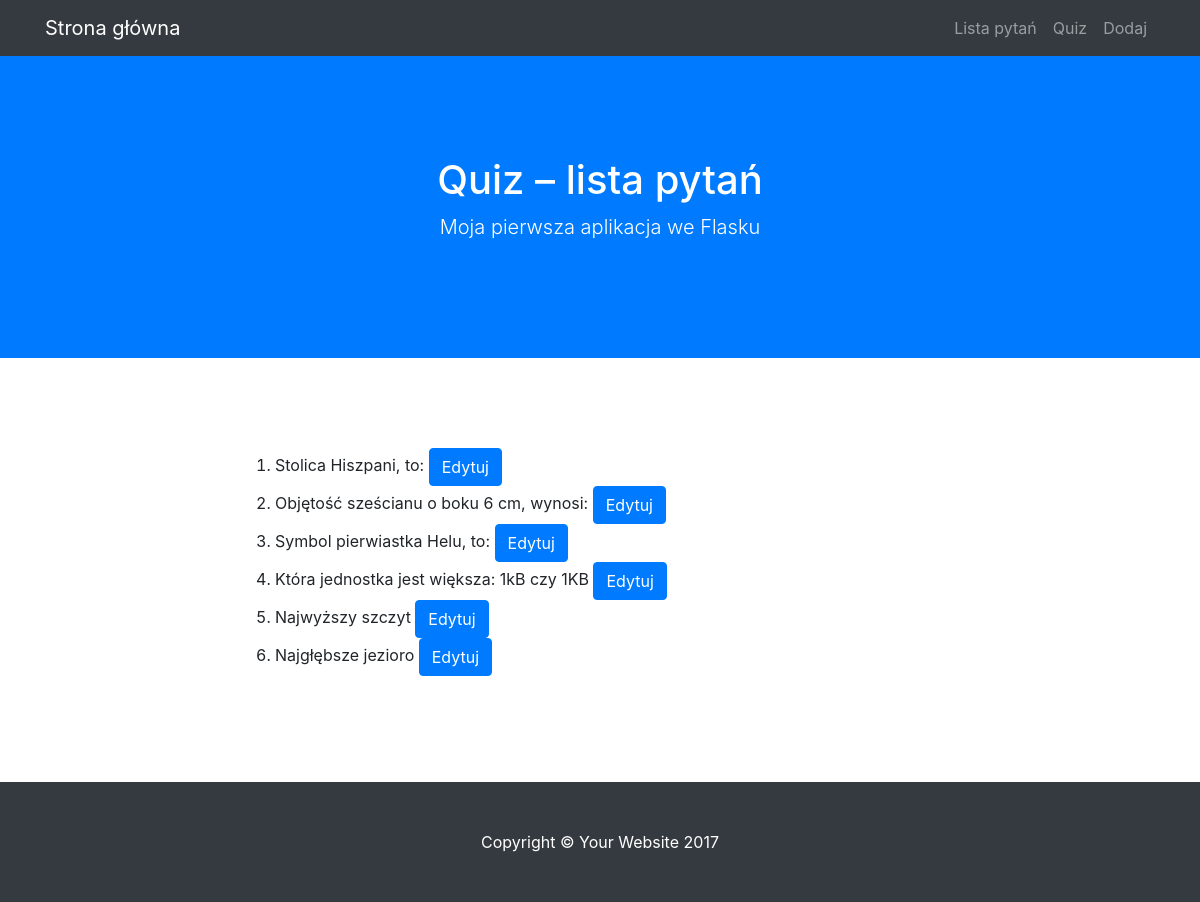
The app's page /lista, older data.
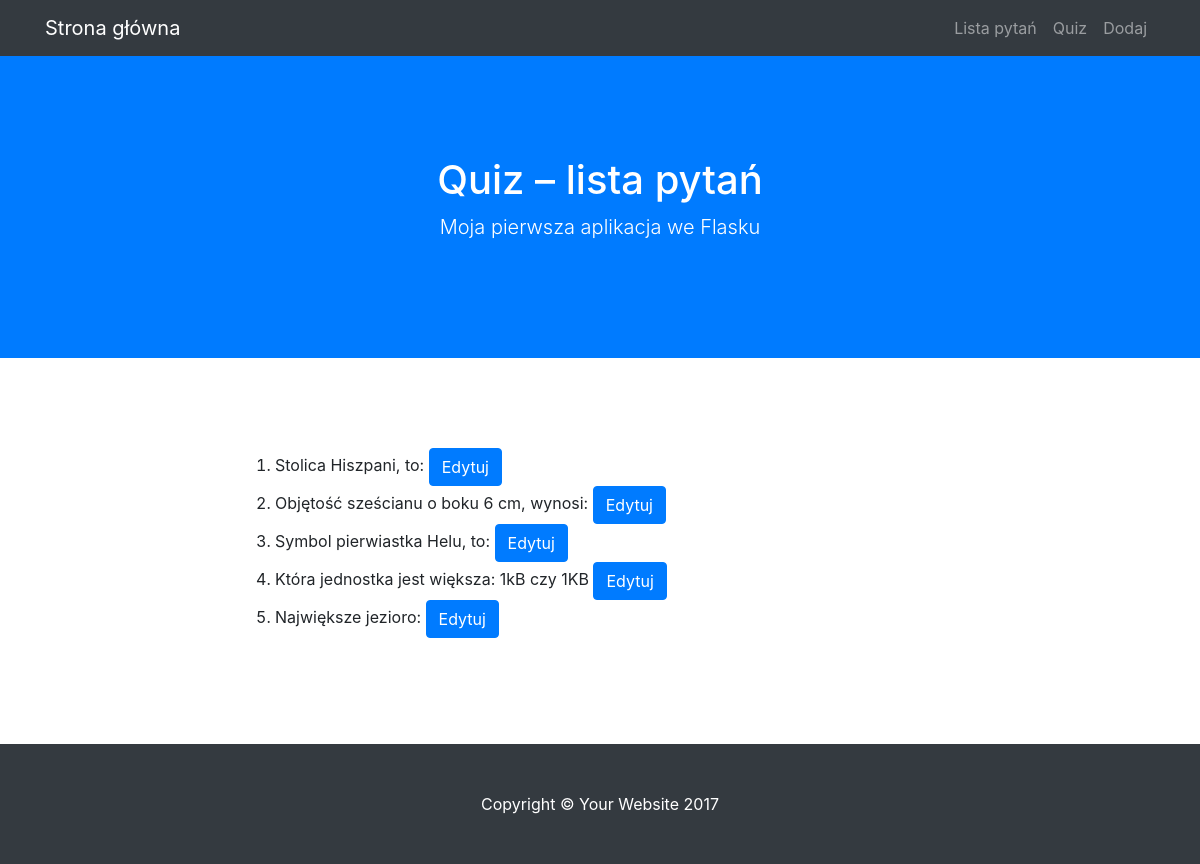
The same page, newer data.
### modele.py (models this page shows)
class BazaModel(Model):
    class Meta:
        database = baza

class Pytanie(BazaModel):
    pytanie = CharField(null=False)
    kategoria = ForeignKeyField(Kategoria, related_name='pytania')

### views.py (the view)
@app.route("/lista")
def lista():
    pytania = Pytanie.select()
    return render_template('lista.html', query = pytania)

### quiz.py (called while the page is built)
@app.before_request
def before_request():
    g.db = baza
    g.db.connect()

@app.after_request
def after_request(response):
    g.db.close()
    return response

### templates/lista.html (shortened to what this page needs)
{% extends "szablon.html" %}
{% block h1 %}Quiz – lista pytań{% endblock %}
{% block tresc %}
<ol>
    {% for p in query %}
    <li>
        {{ p.pytanie }}
        <a href="{{ url_for('edytuj', pid=p.id) }}" class="btn btn-primary">Edytuj</a>
    </li>
    {% endfor %}
</ol>
{% endblock %}

### templates/szablon.html (shortened to what this page needs)
<!DOCTYPE html>
<html lang="en">
  <head>
    <link href="{{ url_for('static', filename='vendor/bootstrap/css/bootstrap.min.css') }}" rel="stylesheet">
    <link href="{{ url_for('static', filename='css/scrolling-nav.css') }}" rel="stylesheet">
    <link href="{{ url_for('static', filename='css/style.css') }}" rel="stylesheet">
  </head>
  <body id="page-top">
    <nav class="navbar navbar-expand-lg navbar-dark bg-dark fixed-top" id="mainNav">
      <div class="container">
        <a class="navbar-brand js-scroll-trigger" href="{{ url_for('index') }}">Strona główna</a>
        <div class="collapse navbar-collapse" id="navbarResponsive">
          <ul class="navbar-nav ml-auto">
            <li class="nav-item">
              <a class="nav-link js-scroll-trigger" href="{{ url_for('lista') }}">Lista pytań</a>
            </li>
            <li class="nav-item">
              <a class="nav-link js-scroll-trigger" href="{{ url_for('quiz') }}">Quiz</a>
            </li>
            <li class="nav-item">
              <a class="nav-link js-scroll-trigger" href="{{ url_for('dodaj') }}">Dodaj</a>
            </li>
          </ul>
        </div>
      </div>
    </nav>
    <header class="bg-primary text-white">
      <div class="container text-center">
        <h1>{% block h1 %}{% endblock %}</h1>
        <p class="lead">Moja pierwsza aplikacja we Flasku</p>
      </div>
    </header>
    <section id="quiz">
      <div class="container">
        <div class="row">
          <div class="col-lg-8 mx-auto">
            {% block tresc %}
            {% endblock %}
          </div>
        </div>
      </div>
    </section>
    <footer class="py-5 bg-dark">
      <div class="container">
        <p class="m-0 text-center text-white">Copyright &copy; Your Website 2017</p>
      </div>
    </footer>
  </body>
</html>

### static/css/scrolling-nav.css (style rules this page uses)
header { padding: 154px 0 100px; }
@media (min-width: 992px) { header { padding: 156px 0 100px; } }
section { padding: 150px 0; }

### static/css/style.css (style rules this page uses)
section { padding: 90px 0; }

Row changes from the older to the newer data that the page shows:
removed Pytanie: pytanie "Najgłębsze jezioro"
changed Pytanie: pytanie "Najwyższy szczyt" → "Największe jezioro:"
